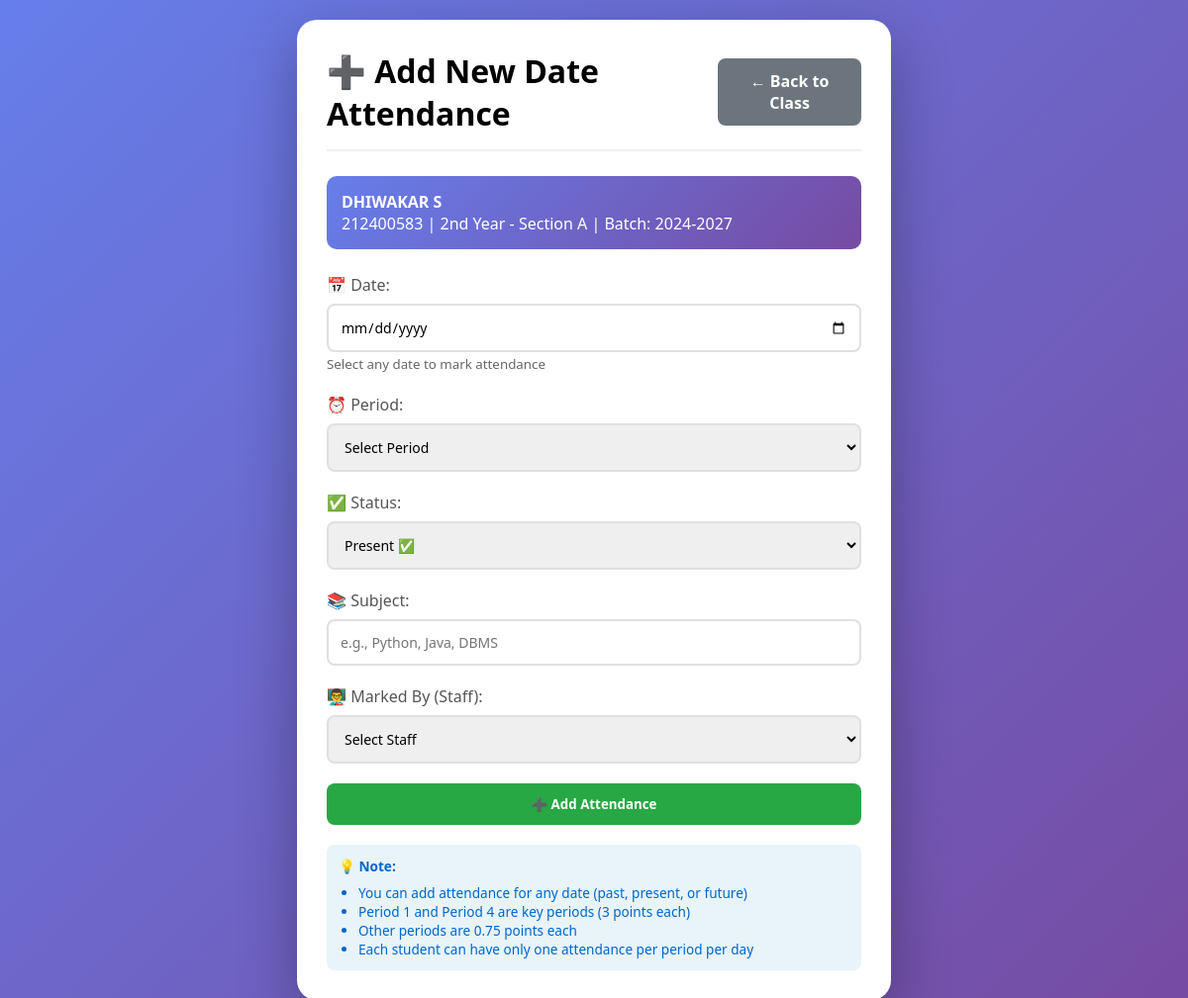
/add_new_date_attendance/6/2nd Year/A (signed in), run on the app's committed database.
### app.py (models this page shows)
class Student(db.Model):
    __tablename__ = 'students'
    id = db.Column(db.Integer, primary_key=True, autoincrement=True)
    register_number = db.Column(db.String(20), unique=True, nullable=False)
    name = db.Column(db.String(100), nullable=False)
    year = db.Column(db.String(20), nullable=False)
    section = db.Column(db.String(1), nullable=False)
    batch = db.Column(db.String(20))
    department_id = db.Column(db.Integer, db.ForeignKey('departments.id'), nullable=False)
    created_at = db.Column(db.DateTime, default=datetime.now)
    attendances = db.relationship('Attendance', backref='student', lazy=True, cascade='all, delete-orphan')

### app.py (the view, shortened to what this page needs)
@app.route('/add_new_date_attendance/<int:student_id>/<year>/<section>', methods=['GET', 'POST'])
def add_new_date_attendance(student_id, year, section):
    role = session.get('role')
    if role not in ['dept_admin', 'dept_admin_viewer']:
        return redirect(url_for('index'))
    student = Student.query.get_or_404(student_id)
    staff = Staff.query.all()
    return render_template('add_new_date_attendance.html',
                         student=student,
                         year=year,
                         section=section,
                         staff=staff)

### app.py (called while the page is built)
@app.context_processor
def inject_datetime():
    return {'datetime': datetime}

### templates/add_new_date_attendance.html (shortened to what this page needs)
<!DOCTYPE html>
<html lang="en">
<head>
</head>
<body>
    <div class="container">
        <div class="header">
            <h1>➕ Add New Date Attendance</h1>
            <a href="{{ url_for('view_class', year=year, section=section) }}" class="btn btn-secondary">← Back to Class</a>
        </div>
        <div class="student-info">
            <p><strong>{{ student.name }}</strong></p>
            <p>{{ student.register_number }} | {{ year }} - Section {{ section }} | Batch: {{ student.batch }}</p>
        </div>
        <form method="POST">
            <div class="form-group">
                <label>📅 Date:</label>
                <input type="date" name="date" required>
                <small style="color: #666;">Select any date to mark attendance</small>
            </div>
            <div class="form-group">
                <label>⏰ Period:</label>
                <select name="period" required>
                    <option value="">Select Period</option>
                </select>
            </div>
            <div class="form-group">
                <label>✅ Status:</label>
                <select name="status" required>
                    <option value="present">Present ✅</option>
                </select>
            </div>
            <div class="form-group">
                <label>📚 Subject:</label>
                <input type="text" name="subject" placeholder="e.g., Python, Java, DBMS" required>
            </div>
            <div class="form-group">
                <label>👨‍🏫 Marked By (Staff):</label>
                <select name="marked_by" required>
                    <option value="">Select Staff</option>
                </select>
            </div>
            <button type="submit" class="btn btn-primary">➕ Add Attendance</button>
        </form>
        <div class="note">
            <strong>💡 Note:</strong>
            <ul style="margin-top: 8px; margin-left: 20px;">
                <li>You can add attendance for any date (past, present, or future)</li>
                <li>Period 1 and Period 4 are key periods (3 points each)</li>
                <li>Other periods are 0.75 points each</li>
                <li>Each student can have only one attendance per period per day</li>
            </ul>
        </div>
    </div>
</body>
</html>

### templates/add_new_date_attendance.html (style rules this page uses)
* { margin: 0; padding: 0; box-sizing: border-box; font-family: 'Segoe UI', Tahoma, Geneva, Verdana, sans-serif; }
body { background: linear-gradient(135deg, #667eea 0%, #764ba2 100%); min-height: 100vh; padding: 20px; }
.container { background: white; border-radius: 20px; box-shadow: 0 20px 60px rgba(0,0,0,0.3); max-width: 600px; margin: 0 auto; padding: 30px; }
.header { display: flex; justify-content: space-between; align-items: center; margin-bottom: 25px; padding-bottom: 15px; border-bottom: 2px solid #f0f0f0; }
.student-info { background: linear-gradient(135deg, #667eea 0%, #764ba2 100%); color: white; padding: 15px; border-radius: 10px; margin-bottom: 25px; }
.form-group { margin-bottom: 20px; }
.form-group label { display: block; margin-bottom: 8px; color: #555; font-weight: 500; }
.form-group input, .form-group select { width: 100%; padding: 12px; border: 2px solid #e0e0e0; border-radius: 8px; font-size: 14px; }
.btn { padding: 12px 20px; border: none; border-radius: 8px; cursor: pointer; font-weight: 600; transition: all 0.3s; }
.btn-primary { background: #28a745; color: white; width: 100%; }
.btn-secondary { background: #6c757d; color: white; text-decoration: none; display: inline-block; text-align: center; }
.note { background: #e8f4f8; padding: 12px; border-radius: 8px; margin-top: 20px; font-size: 0.85em; color: #0066cc; }

### data on the page
Student: name "DHIWAKAR S", register_number "212400583", year "2nd Year", batch "2024-2027"

### other printed values
{{ section }} "A"
